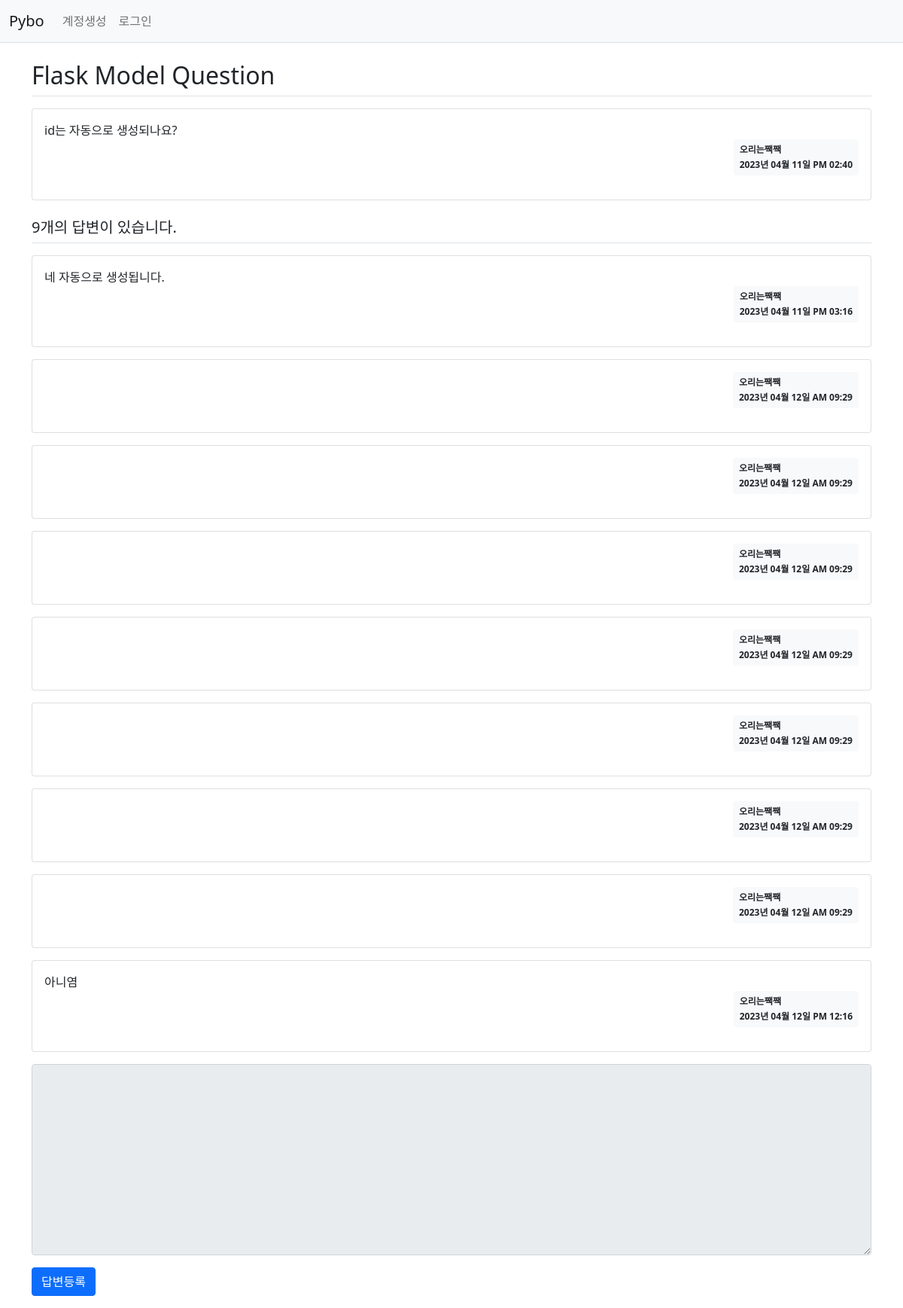
Screenshot of /question/detail/2/ with the database file from the repository.
### lsh/models.py (models this page shows)
class Question(db.Model):
    id = db.Column(db.Integer, primary_key=True)
    subject = db.Column(db.String(200), nullable=False)
    content = db.Column(db.Text(), nullable=False)
    create_date = db.Column(db.DateTime(), nullable=False)
    user_id = db.Column(db.Integer, db.ForeignKey('user.id', ondelete='CASCADE'), nullable=False)
    user = db.relationship('User', backref=db.backref('question_set'))
    modify_date = db.Column(db.DateTime(), nullable=True)
    people_view = db.Column(db.Integer, nullable=False, default='0')

class User(db.Model):
    id = db.Column(db.Integer, primary_key=True)
    username = db.Column(db.String(150), unique=True, nullable=False)
    password = db.Column(db.String(200), nullable=False)
    email = db.Column(db.String(120), unique=True, nullable=False)

class Answer(db.Model):
    id = db.Column(db.Integer, primary_key=True)
    question_id = db.Column(db.Integer, db.ForeignKey('question.id', ondelete='CASCADE'))
    question = db.relationship('Question', backref=db.backref('answer_set'))
    content = db.Column(db.Text(), nullable=False)
    create_date = db.Column(db.DateTime(), nullable=False)
    user_id = db.Column(db.Integer, db.ForeignKey('user.id', ondelete='CASCADE'), nullable=False)
    user = db.relationship('User', backref=db.backref('answer_set'))
    modify_date = db.Column(db.DateTime(), nullable=True)

### lsh/views/question_views.py (the view)
@bp.route('/detail/<int:question_id>/')
def detail(question_id):
    form = AnswerForm()
    question = Question.query.get_or_404(question_id)
    question.people_view += 1  # views 값을 1 증가시킴
    db.session.commit()  # 데이터베이스에 변경 내용을 반영
    return render_template('question/question_detail.html', question=question, form=form)

### lsh/forms.py
class AnswerForm(FlaskForm):
    content = TextAreaField('내용', validators=[DataRequired('내용은 필수 입력 항목입니다.')])

### lsh/filter.py (called while the page is built)
def format_datetime(value, fmt='%Y년 %m월 %d일 %p %I:%M'):
    return value.strftime(fmt)

### lsh/views/auth_views.py (called while the page is built)
@bp.before_app_request
def load_logged_in_user():
    user_id = session.get('user_id')
    if user_id is None:
        g.user = None
    else:
        g.user = User.query.get(user_id)

### lsh/templates/question/question_detail.html (shortened to what this page needs)
{% extends 'base.html' %}
{% block content %}
<div class="container my-3">
    <h2 class="border-bottom py-2">{{ question.subject }}</h2>
    <div class="card my-3">
        <div class="card-body">
            <div class="card-text" style="white-space: pre-line;">{{ question.content }}</div>
            <div class="d-flex justify-content-end">
                <div class="badge bg-light text-dark p-2 text-start">
                    <div class="mb-2">{{ question.user.username }}</div>
                    <div>{{ question.create_date|datetime }}</div>
                </div>
            </div>
        </div>
    </div>
    <h5 class="border-bottom my-3 py-2">{{ question.answer_set|length }}개의 답변이 있습니다.</h5>
    {% for answer in question.answer_set %}
    <div class="card my-3">
        <div class="card-body">
            <div class="card-text" style="white-space: pre-line;">{{ answer.content }}</div>
            <div class="d-flex justify-content-end">
                <div class="badge bg-light text-dark p-2 text-start">
                    <div class="mb-2">{{ answer.user.username }}</div>
                    <div>{{ answer.create_date|datetime }}</div>
                </div>
            </div>
        </div>
    </div>
    {% endfor %}
    <form action="{{ url_for('answer.create', question_id=question.id) }}" method="post" class="my-3">
        <div class="mb-3">
            <textarea {% if not g.user %}disabled{% endif %}
                      name="content" id="content" class="form-control" rows="10"></textarea>
        </div>
        <input type="submit" value="답변등록" class="btn btn-primary">
    </form>
</div>
{% endblock %}

### rows the page displays
Question: subject "Flask Model Question", content "id는 자동으로 생성되나요?", create_date "2023년 04월 11일 PM 02:40"
User: user.username "오리는짹짹"
Answer: content "네 자동으로 생성됩니다.", user.username "오리는짹짹", create_date "2023년 04월 11일 PM 03:16"
Answer: user.username "오리는짹짹", create_date "2023년 04월 12일 AM 09:29"
Answer: user.username "오리는짹짹", create_date "2023년 04월 12일 AM 09:29"
Answer: user.username "오리는짹짹", create_date "2023년 04월 12일 AM 09:29"
Answer: user.username "오리는짹짹", create_date "2023년 04월 12일 AM 09:29"
Answer: user.username "오리는짹짹", create_date "2023년 04월 12일 AM 09:29"
Answer: user.username "오리는짹짹", create_date "2023년 04월 12일 AM 09:29"
Answer: user.username "오리는짹짹", create_date "2023년 04월 12일 AM 09:29"
Answer: content "아니염", user.username "오리는짹짹", create_date "2023년 04월 12일 PM 12:16"

### other values shown
{{ question.answer_set|length }} "9"
